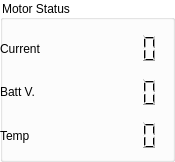
<?xml version="1.0" encoding="UTF-8"?>
<ui version="4.0">
 <class>SpockMotorStatusBox</class>
 <widget class="QGroupBox" name="SpockMotorStatusBox">
  <property name="geometry">
   <rect>
    <x>0</x>
    <y>0</y>
    <width>175</width>
    <height>162</height>
   </rect>
  </property>
  <property name="sizePolicy">
   <sizepolicy hsizetype="Expanding" vsizetype="Expanding">
    <horstretch>0</horstretch>
    <verstretch>0</verstretch>
   </sizepolicy>
  </property>
  <property name="windowTitle">
   <string>GroupBox</string>
  </property>
  <property name="styleSheet">
   <string notr="true">background-color: rgba(255, 255, 255, 0);</string>
  </property>
  <property name="title">
   <string>Motor Status</string>
  </property>
  <widget class="QWidget" name="gridLayoutWidget">
   <property name="geometry">
    <rect>
     <x>0</x>
     <y>20</y>
     <width>160</width>
     <height>134</height>
    </rect>
   </property>
   <layout class="QGridLayout" name="gridLayout">
    <property name="sizeConstraint">
     <enum>QLayout::SetMaximumSize</enum>
    </property>
    <property name="topMargin">
     <number>10</number>
    </property>
    <item row="1" column="1">
     <widget class="QLCDNumber" name="battVNumber"/>
    </item>
    <item row="0" column="1">
     <widget class="QLCDNumber" name="currentNumber">
      <property name="smallDecimalPoint">
       <bool>false</bool>
      </property>
     </widget>
    </item>
    <item row="2" column="1">
     <widget class="QLCDNumber" name="tempNumber"/>
    </item>
    <item row="2" column="0">
     <widget class="QLabel" name="label">
      <property name="text">
       <string>Temp</string>
      </property>
     </widget>
    </item>
    <item row="1" column="0">
     <widget class="QLabel" name="label_2">
      <property name="text">
       <string>Batt V.</string>
      </property>
     </widget>
    </item>
    <item row="0" column="0">
     <widget class="QLabel" name="label_3">
      <property name="text">
       <string>Current</string>
      </property>
     </widget>
    </item>
   </layout>
  </widget>
 </widget>
 <resources/>
 <connections>
  <connection>
   <sender>SpockMotorStatusBox</sender>
   <signal>currentChanged(double)</signal>
   <receiver>currentNumber</receiver>
   <slot>display(double)</slot>
   <hints>
    <hint type="sourcelabel">
     <x>80</x>
     <y>51</y>
    </hint>
    <hint type="destinationlabel">
     <x>120</x>
     <y>32</y>
    </hint>
   </hints>
  </connection>
  <connection>
   <sender>SpockMotorStatusBox</sender>
   <signal>battVChanged(double)</signal>
   <receiver>battVNumber</receiver>
   <slot>display(double)</slot>
   <hints>
    <hint type="sourcelabel">
     <x>80</x>
     <y>51</y>
    </hint>
    <hint type="destinationlabel">
     <x>120</x>
     <y>61</y>
    </hint>
   </hints>
  </connection>
  <connection>
   <sender>SpockMotorStatusBox</sender>
   <signal>tempChanged(double)</signal>
   <receiver>tempNumber</receiver>
   <slot>display(double)</slot>
   <hints>
    <hint type="sourcelabel">
     <x>80</x>
     <y>51</y>
    </hint>
    <hint type="destinationlabel">
     <x>120</x>
     <y>90</y>
    </hint>
   </hints>
  </connection>
 </connections>
 <slots>
  <signal>currentChanged(double)</signal>
  <signal>battVChanged(double)</signal>
  <signal>tempChanged(double)</signal>
 </slots>
</ui>
